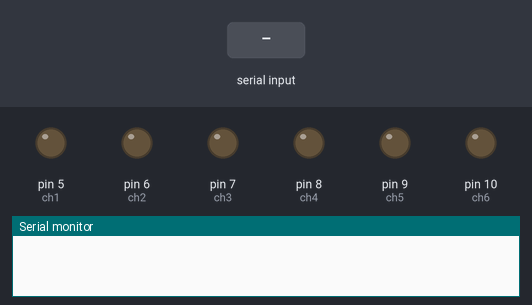
The sketch below on a simulated Arduino Uno, built with avr-gcc and run on an emulated ATmega328P. Parts: output pins drawn as LEDs (lit = HIGH), the last lines printed to the serial monitor. Dashed ring = blinking. The test bench sets the inputs (shaded band).

Above: at 1.2 s.
1.3 s: "90,45\n" received over Serial
At 1.5 s:
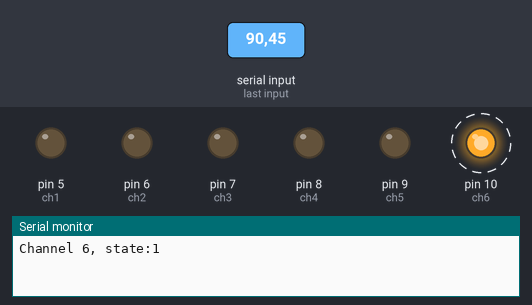
4.3 s: "1,90\n" received over Serial
At 4.52 s:
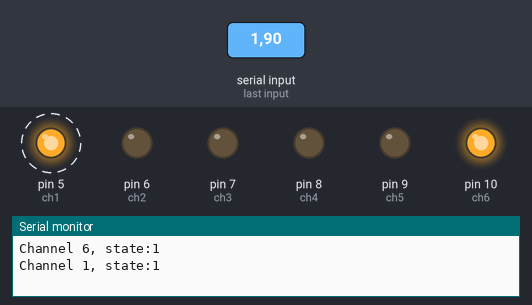
Timing chart, 0 to 13.3 s (numbered marks = the images above; inputs shaded):
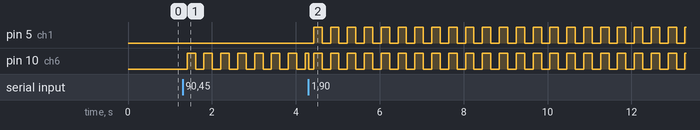

The sketch:

arduino-blink-6channel.ino
```cpp
#define ch1 5
#define ch2 6
#define ch3 7
#define ch4 8
#define ch5 9
#define ch6 10


long previousMillis = 0;         // hold last millis value
long interval = 200;           // time intervel to provide delay for led function
int ledState = LOW;
int channels[] = {0, ch1, ch2, ch3, ch4, ch5, ch6 };
int states[] = { 0, 0, 0, 0, 0, 0, 0};

void setup() {
 Serial.begin(9600);
 pinMode(ch1, OUTPUT);
 pinMode(ch2, OUTPUT);
 pinMode(ch3, OUTPUT);
 pinMode(ch4, OUTPUT);
 pinMode(ch5, OUTPUT);
 pinMode(ch6, OUTPUT);
 digitalWrite(ch1, LOW);
 digitalWrite(ch2, LOW);
 digitalWrite(ch3, LOW);
 digitalWrite(ch4, LOW);
 digitalWrite(ch5, LOW);
 digitalWrite(ch6, LOW);

}

void loop() {
unsigned long currentMillis = millis(); // saving current millis() value to a variable
if(currentMillis - previousMillis > interval) {
    previousMillis = currentMillis;
    //channel 1
    if (states[1] == 1) {
      if (digitalRead(ch1) == HIGH) {
        digitalWrite(ch1, LOW);
      }
      else digitalWrite(ch1, HIGH);
    }
    //channel 2
    if (states[2] == 1) {
      if (digitalRead(ch2) == HIGH) {
        digitalWrite(ch2, LOW);
      }
      else digitalWrite(ch2, HIGH);
    }
    //channel 3
    if (states[3] == 1) {
      if (digitalRead(ch3) == HIGH) {
        digitalWrite(ch3, LOW);
      }
      else digitalWrite(ch3, HIGH);
    }
    //channel 4
    if (states[4] == 1) {
      if (digitalRead(ch4) == HIGH) {
        digitalWrite(ch4, LOW);
      }
      else digitalWrite(ch4, HIGH);
    }
    //channel 5
    if (states[5] == 1) {
      if (digitalRead(ch5) == HIGH) {
        digitalWrite(ch5, LOW);
      }
      else digitalWrite(ch5, HIGH);
    }
    //channel 6
    if (states[6] == 1) {
      if (digitalRead(ch6) == HIGH) {
        digitalWrite(ch6, LOW);
      }
      else digitalWrite(ch6, HIGH);
    }

}

while (Serial.available() > 0) {

  int channel = Serial.parseInt();
  int state = Serial.parseInt();

  if (Serial.read() == '\n') {
  channel = constrain(channel, 1, 6);
  state = constrain(state, 0, 1);
  digitalWrite(channels[channel], state);
  // print the three numbers in one string as hexadecimal:
  states[channel] = state;
  digitalWrite(ch1, LOW);
  digitalWrite(ch2, LOW);
  digitalWrite(ch3, LOW);
  digitalWrite(ch4, LOW);
  digitalWrite(ch5, LOW);
  digitalWrite(ch6, LOW);

  Serial.print("Channel ");
  Serial.print(channel);
  Serial.print(", state:");
  Serial.println(state);
  }
 }
}
```

Measured:
- after the input at 1.3 s, pin 10 (ch6): alternates HIGH for 0.20 s and LOW for 0.20 s, starting after 0.11 s
- after the input at 4.3 s, pin 5 (ch1): alternates HIGH for 0.20 s and LOW for 0.20 s, starting after 0.13 s
